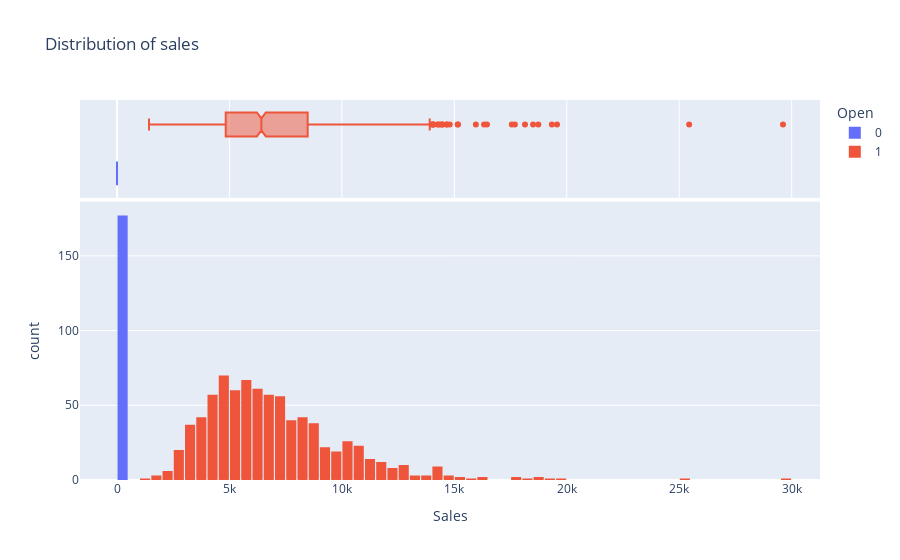

Notebook cell for this chart:
### Code cell
fig = px.histogram(merged_sample_df, x='Sales',
                   marginal='box',
                   color='Open',
                   title='Distribution of sales')

fig.update_layout(bargap=0.1)
fig.show()

### Figure 1 — Plotly figure (JSON) as saved in the notebook; plotly's stock layout.template omitted (floating-point values rounded to 4 significant figures; data arrays with more than 128 entries replaced by an {"elided": "..."} marker saying what was removed)
{"data": [{"alignmentgroup": "True", "bingroup": "x", "hovertemplate": "Open=0<br>Sales=%{x}<br>count=%{y}<extra></extra>", "legendgroup": "0", "marker": {"color": "#636efa", "pattern": {"shape": ""}}, "name": "0", "offsetgroup": "0", "orientation": "v", "showlegend": true, "type": "histogram", "x": {"elided": "177 int values"}, "xaxis": "x", "yaxis": "y"}, {"alignmentgroup": "True", "hovertemplate": "Open=0<br>Sales=%{x}<extra></extra>", "legendgroup": "0", "marker": {"color": "#636efa"}, "name": "0", "notched": true, "offsetgroup": "0", "showlegend": false, "type": "box", "x": {"elided": "177 int values"}, "xaxis": "x2", "yaxis": "y2"}, {"alignmentgroup": "True", "bingroup": "x", "hovertemplate": "Open=1<br>Sales=%{x}<br>count=%{y}<extra></extra>", "legendgroup": "1", "marker": {"color": "#EF553B", "pattern": {"shape": ""}}, "name": "1", "offsetgroup": "1", "orientation": "v", "showlegend": true, "type": "histogram", "x": {"elided": "823 int values"}, "xaxis": "x", "yaxis": "y"}, {"alignmentgroup": "True", "hovertemplate": "Open=1<br>Sales=%{x}<extra></extra>", "legendgroup": "1", "marker": {"color": "#EF553B"}, "name": "1", "notched": true, "offsetgroup": "1", "showlegend": false, "type": "box", "x": {"elided": "823 int values"}, "xaxis": "x2", "yaxis": "y2"}], "layout": {"bargap": 0.1, "barmode": "relative", "legend": {"title": {"text": "Open"}, "tracegroupgap": 0}, "title": {"text": "Distribution of sales"}, "xaxis": {"anchor": "y", "domain": [0, 1], "title": {"text": "Sales"}}, "xaxis2": {"anchor": "y2", "domain": [0, 1], "matches": "x", "showgrid": true, "showticklabels": false}, "yaxis": {"anchor": "x", "domain": [0, 0.7326], "title": {"text": "count"}}, "yaxis2": {"anchor": "x2", "domain": [0.7426, 1], "matches": "y2", "showgrid": false, "showline": false, "showticklabels": false, "ticks": ""}}}
